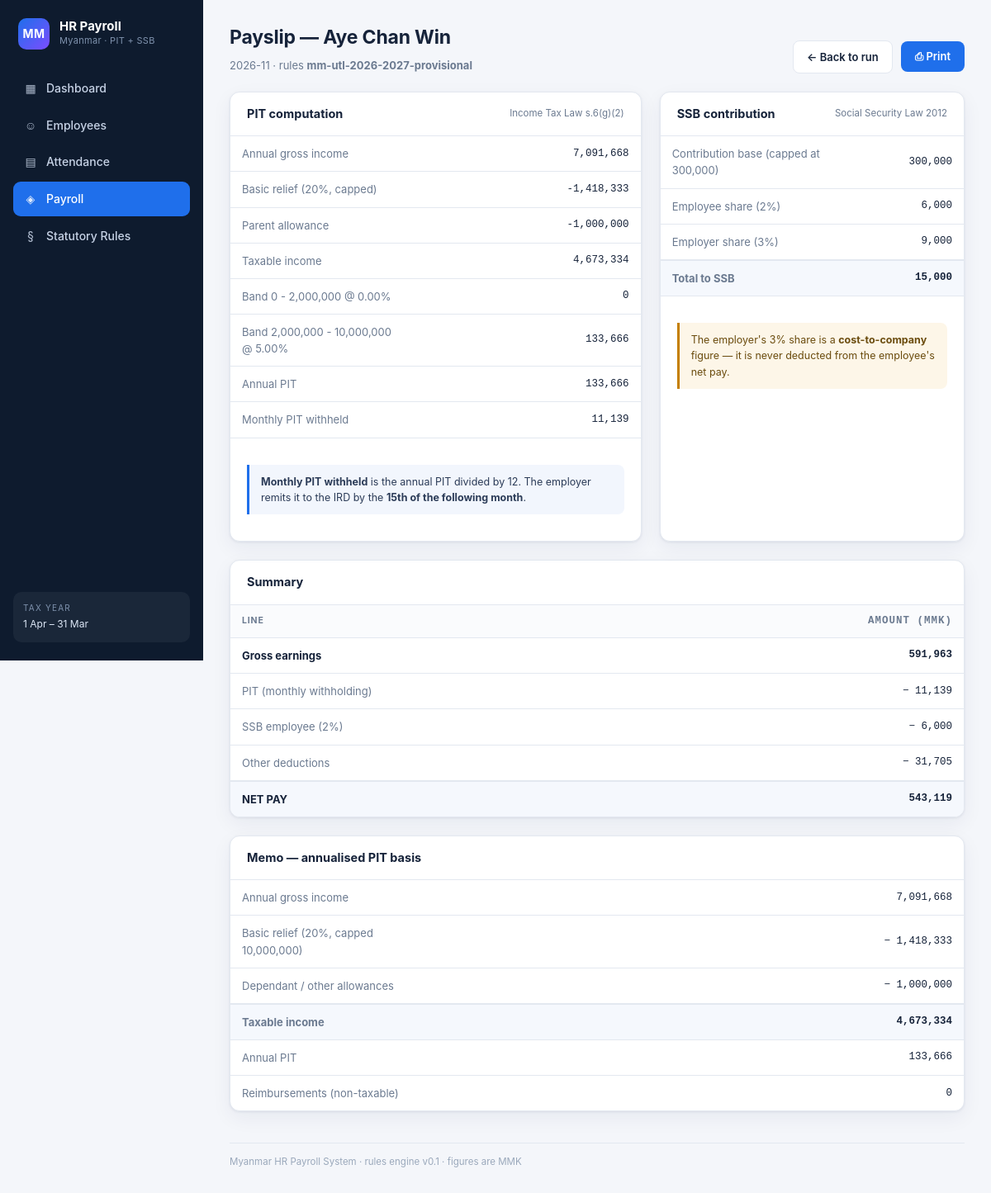
The app's page /payslip/1 with its own data.
### tables this page shows
CREATE TABLE payslip (
    id              INTEGER PRIMARY KEY AUTOINCREMENT,
    run_id          INTEGER NOT NULL REFERENCES payroll_run(id) ON DELETE CASCADE,
    employee_id     INTEGER NOT NULL REFERENCES employee(id),
    employee_code   TEXT NOT NULL,
    employee_name   TEXT NOT NULL,
    period          TEXT NOT NULL,
    rule_key        TEXT NOT NULL DEFAULT '',
    gross_earnings  TEXT NOT NULL DEFAULT '0',
    total_deductions TEXT NOT NULL DEFAULT '0',
    net_pay         TEXT NOT NULL DEFAULT '0',
    annual_gross    TEXT NOT NULL DEFAULT '0',
    taxable_income  TEXT NOT NULL DEFAULT '0',
    basic_relief    TEXT NOT NULL DEFAULT '0',
    allowances_total TEXT NOT NULL DEFAULT '0',
    pit_annual      TEXT NOT NULL DEFAULT '0',
    pit_monthly     TEXT NOT NULL DEFAULT '0',
    ssb_base        TEXT NOT NULL DEFAULT '0',
    ssb_employee    TEXT NOT NULL DEFAULT '0',
    ssb_employer    TEXT NOT NULL DEFAULT '0',
    reimbursements  TEXT NOT NULL DEFAULT '0',
    breakdown_json  TEXT NOT NULL DEFAULT '[]',
    UNIQUE (run_id, employee_id)
);

### webapp/app.py (the view)
    @app.route("/payslip/<int:slip_id>")
    def payslip_detail(slip_id):
        d = get_db()
        slip = d.payslip(slip_id)
        if slip is None:
            flash("Payslip not found", "err")
            return redirect(url_for("payroll_runs"))
        breakdown = json.loads(slip.get("breakdown_json") or "[]")
        return render_template("payslip.html", slip=slip, breakdown=breakdown)

### payroll/db.py (called while the page is built)
    @contextmanager
    def connect(self) -> Iterator[sqlite3.Connection]:
        conn = sqlite3.connect(self.path)
        conn.row_factory = sqlite3.Row
        conn.execute("PRAGMA foreign_keys = ON")
        try:
            yield conn
            conn.commit()
        except Exception:
            conn.rollback()
            raise
        finally:
            conn.close()

    def one(self, sql: str, params: Iterable[Any] = ()) -> Optional[dict]:
        with self.connect() as conn:
            row = conn.execute(sql, tuple(params)).fetchone()
            return dict(row) if row else None

    def payslip(self, slip_id: int) -> Optional[dict]:
        return self.one("SELECT * FROM payslip WHERE id = ?", (slip_id,))

### payroll/money.py (called while the page is built)
def D(value) -> Decimal:
    if isinstance(value, Decimal):
        return value
    if isinstance(value, bool):
        raise TypeError("bool is not a valid monetary amount")
    if isinstance(value, float):
        raise TypeError(
            "float is not allowed for money; use Decimal or str, "
            f"got {value!r}"
        )
    return Decimal(str(value))

### webapp/app.py (called while the page is built)
def _fmt_mmk(value) -> str:
    try:
        n = int(D(value))
    except Exception:
        return str(value)
    return f"{n:,}"

def _dec(value):
    try:
        return D(value)
    except Exception:
        return D(0)

### webapp/templates/payslip.html (shortened to what this page needs)
{% extends "base.html" %}
{% block content %}
<div class="page-head">
  <div>
    <h1 class="page-title">Payslip — {{ slip.employee_name }}</h1>
    <div class="page-sub">{{ slip.period }} · rules <strong>{{ slip.rule_key }}</strong></div>
  </div>
  <div class="toolbar">
    <a class="btn btn-ghost" href="{{ url_for('payroll_run_detail', run_id=slip.run_id) }}">← Back to run</a>
    <button class="btn btn-primary" onclick="window.print()">⎙ Print</button>
  </div>
</div>
<div class="grid-2">
  <section class="panel">
    <div class="panel-head"><h2 class="panel-title">PIT computation</h2>
      <span class="small muted">Income Tax Law s.6(g)(2)</span></div>
    <div class="scroll-x">
      <table class="kv">
        <tbody>
        {% for row in breakdown %}
          <tr>
            <td class="{{ 'muted' if row.label.startswith('  ') }}">{{ row.label }}</td>
            <td class="num">{{ row.amount|mmk }}</td>
          </tr>
        {% endfor %}
        </tbody>
      </table>
    </div>
    <div class="panel-body" style="border-top:1px solid var(--line)">
      <div class="note">
        <strong>Monthly PIT withheld</strong> is the annual PIT divided by 12.
        The employer remits it to the IRD by the <strong>15th of the following month</strong>.
      </div>
    </div>
  </section>
  <section class="panel">
    <div class="panel-head"><h2 class="panel-title">SSB contribution</h2>
      <span class="small muted">Social Security Law 2012</span></div>
    <div class="scroll-x">
      <table class="kv">
        <tbody>
          <tr><td>Contribution base (capped at 300,000)</td><td class="num">{{ slip.ssb_base|mmk }}</td></tr>
          <tr><td>Employee share (2%)</td><td class="num">{{ slip.ssb_employee|mmk }}</td></tr>
          <tr><td>Employer share (3%)</td><td class="num">{{ slip.ssb_employer|mmk }}</td></tr>
          <tr class="tfoot"><td>Total to SSB</td>
            <td class="num">{{ (slip.ssb_employee|dec + slip.ssb_employer|dec)|mmk }}</td></tr>
        </tbody>
      </table>
    </div>
    <div class="panel-body" style="border-top:1px solid var(--line)">
      <div class="note warn">The employer's 3% share is a <strong>cost-to-company</strong> figure —
        it is never deducted from the employee's net pay.</div>
    </div>
  </section>
</div>
<section class="panel">
  <div class="panel-head"><h2 class="panel-title">Summary</h2></div>
  <div class="scroll-x">
    <table>
      <thead><tr><th>Line</th><th class="num">Amount (MMK)</th></tr></thead>
      <tbody>
        <tr><td><strong>Gross earnings</strong></td><td class="num"><strong>{{ slip.gross_earnings|mmk }}</strong></td></tr>
        <tr><td class="muted">PIT (monthly withholding)</td><td class="num">− {{ slip.pit_monthly|mmk }}</td></tr>
        <tr><td class="muted">SSB employee (2%)</td><td class="num">− {{ slip.ssb_employee|mmk }}</td></tr>
        <tr><td class="muted">Other deductions</td>
            <td class="num">− {{ (slip.total_deductions|dec - slip.pit_monthly|dec - slip.ssb_employee|dec)|mmk }}</td></tr>
        <tr class="tfoot"><td>NET PAY</td><td class="num">{{ slip.net_pay|mmk }}</td></tr>
      </tbody>
    </table>
  </div>
</section>
<section class="panel">
  <div class="panel-head"><h2 class="panel-title">Memo — annualised PIT basis</h2></div>
  <div class="scroll-x">
    <table class="kv">
      <tbody>
        <tr><td>Annual gross income</td><td class="num">{{ slip.annual_gross|mmk }}</td></tr>
        <tr><td>Basic relief (20%, capped 10,000,000)</td><td class="num">− {{ slip.basic_relief|mmk }}</td></tr>
        <tr><td>Dependant / other allowances</td><td class="num">− {{ slip.allowances_total|mmk }}</td></tr>
        <tr class="tfoot"><td>Taxable income</td><td class="num">{{ slip.taxable_income|mmk }}</td></tr>
        <tr><td>Annual PIT</td><td class="num">{{ slip.pit_annual|mmk }}</td></tr>
        <tr><td>Reimbursements (non-taxable)</td><td class="num">{{ slip.reimbursements|mmk }}</td></tr>
      </tbody>
    </table>
  </div>
</section>
{% endblock %}

### webapp/static/style.css (style rules this page uses)
:root { --bg:#f4f6fa; --panel:#ffffff; --ink:#16233a; --muted:#6b7a90; --line:#e3e8f0; --brand:#1f6feb; --brand-ink:#0b3f8f; --ok:#0f9d58; --warn:#c47f00; --err:#c62828; --pit:#7c4dff; --ssb:#00897b; --net:#1f6feb; --radius:12px; --shadow:0 1px 3px rgba(20,40,80,.08),0 8px 24px rgba(20,40,80,.06); --mono:"SFMono-Regular",Consolas,"Liberation Mono",Menlo,monospace; }
* { box-sizing:border-box }
html,body { margin:0;padding:0 }
body { background:var(--bg); color:var(--ink); font:14px/1.55 -apple-system,BlinkMacSystemFont,"Segoe UI",Roboto, "Noto Sans Myanmar","Padauk",Helvetica,Arial,sans-serif; -webkit-font-smoothing:antialiased; }
a { color:var(--brand);text-decoration:none }
.page-head { display:flex;justify-content:space-between;align-items:flex-end;gap:16px;margin-bottom:22px;flex-wrap:wrap }
.page-title { font-size:23px;font-weight:680;letter-spacing:-.2px;margin:0 }
.page-sub { color:var(--muted);font-size:13px;margin-top:5px }
.panel { background:var(--panel);border:1px solid var(--line);border-radius:var(--radius); box-shadow:var(--shadow);margin-bottom:22px;overflow:hidden; }
.panel-head { padding:15px 20px;border-bottom:1px solid var(--line);display:flex;justify-content:space-between;align-items:center;gap:12px;flex-wrap:wrap }
.panel-title { font-size:14.5px;font-weight:650;margin:0 }
.panel-body { padding:18px 20px }
.grid-2 { display:grid;grid-template-columns:1.35fr 1fr;gap:22px }
table { width:100%;border-collapse:collapse;font-size:13px }
th { text-align:left;font-size:10.5px;letter-spacing:.08em;text-transform:uppercase; color:var(--muted);font-weight:650;padding:10px 14px;border-bottom:1px solid var(--line); background:#fafbfd;white-space:nowrap; }
td { padding:11px 14px;border-bottom:1px solid var(--line);vertical-align:middle }
tbody tr:last-child td { border-bottom:none }
.num { text-align:right;font-variant-numeric:tabular-nums;font-family:var(--mono);font-size:12.5px }
.tfoot td { font-weight:680;background:#f5f8fd;border-top:2px solid var(--line) }
.muted { color:var(--muted) }
.small { font-size:11.5px }
.btn { display:inline-flex;align-items:center;gap:7px;padding:9px 16px;border-radius:8px; border:1px solid transparent;font-size:13px;font-weight:600;cursor:pointer; font-family:inherit;transition:filter .15s,background .15s; }
.btn-primary { background:var(--brand);color:#fff }
.btn-ghost { background:#fff;color:var(--ink);border-color:var(--line) }
.toolbar { display:flex;gap:10px;align-items:center;flex-wrap:wrap }
.note { background:#f2f6fd;border-left:3px solid var(--brand);padding:11px 14px; border-radius:0 8px 8px 0;font-size:12.5px;color:#2c3c58;margin:14px 0; }
.note.warn { background:#fdf6e8;border-left-color:var(--warn);color:#6b4c0e }
table.kv td:first-child { color:var(--muted);width:220px }
.scroll-x { overflow-x:auto }

### records on screen
payslip: employee_name "Aye Chan Win", period "2026-11", rule_key "mm-utl-2026-2027-provisional", ssb_base|mmk "300,000", ssb_employee|mmk "6,000", ssb_employer|mmk "9,000", (slip.ssb_employee|dec+slip.ssb_employer|dec)|mmk "15,000", gross_earnings|mmk "591,963", pit_monthly|mmk "11,139", total_deductions+pit_monthly+ssb_employee "31,705", net_pay|mmk "543,119", annual_gross|mmk "7,091,668", basic_relief|mmk "1,418,333", allowances_total|mmk "1,000,000", taxable_income|mmk "4,673,334", pit_annual|mmk "133,666", reimbursements|mmk "0"

### other values on screen
{{ row.label }} "Annual gross income" "Basic relief (20%, capped)" "Parent allowance" "Taxable income" "Band 0 - 2,000,000 @ 0.00%" "Band 2,000,000 - 10,000,000 @ 5.00%" "Annual PIT" "Monthly PIT withheld"
{{ row.amount|mmk }} "7,091,668" "-1,418,333" "-1,000,000" "4,673,334" "0" "133,666" "133,666" "11,139"
{{ version|default('0.1') }} "0.1"
